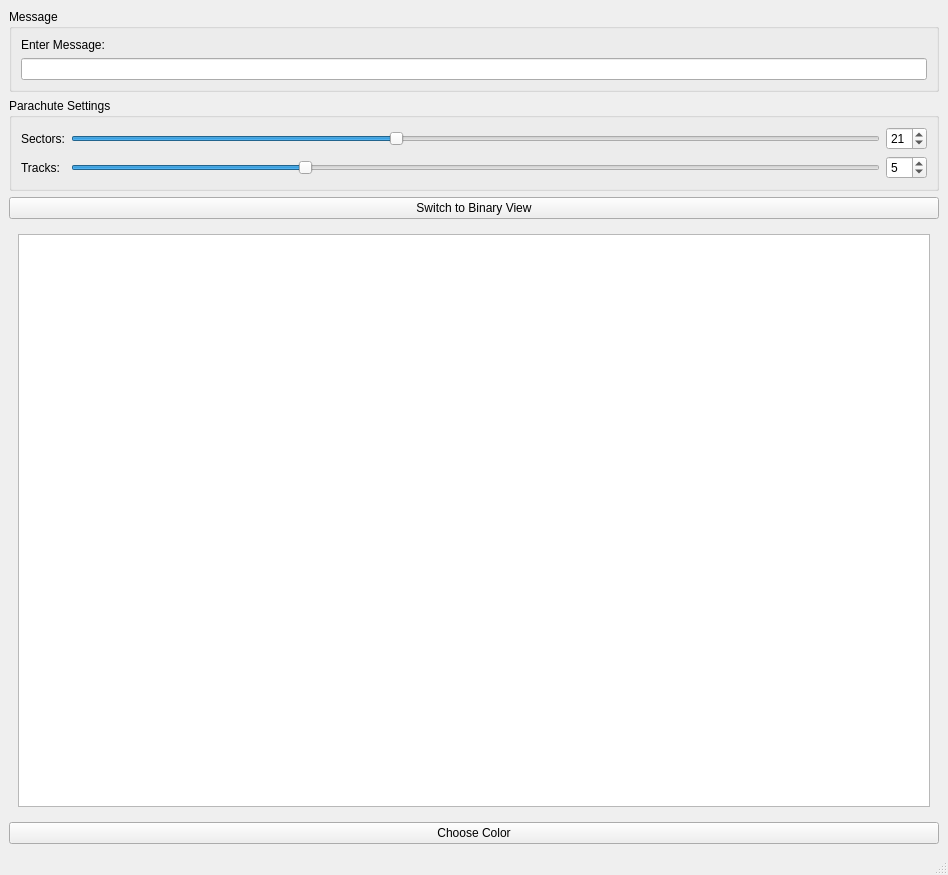
<?xml version="1.0" encoding="UTF-8"?>
<ui version="4.0">
 <class>MainWindow</class>
 <widget class="QMainWindow" name="MainWindow">
  <property name="geometry">
   <rect>
    <x>0</x>
    <y>0</y>
    <width>948</width>
    <height>875</height>
   </rect>
  </property>
  <property name="windowTitle">
   <string>Parachute Encoder</string>
  </property>
  <widget class="QWidget" name="centralwidget">
   <layout class="QVBoxLayout" name="verticalLayout">
    <item>
     <widget class="QGroupBox" name="messageBox">
      <property name="title">
       <string>Message</string>
      </property>
      <layout class="QVBoxLayout" name="messageLayout">
       <item>
        <widget class="QLabel" name="labelMessage">
         <property name="text">
          <string>Enter Message:</string>
         </property>
        </widget>
       </item>
       <item>
        <widget class="QLineEdit" name="messageInput"/>
       </item>
      </layout>
     </widget>
    </item>
    <item>
     <widget class="QGroupBox" name="settingsBox">
      <property name="title">
       <string>Parachute Settings</string>
      </property>
      <layout class="QGridLayout" name="settingsLayout">
       <item row="0" column="0">
        <widget class="QLabel" name="labelSectors">
         <property name="text">
          <string>Sectors:</string>
         </property>
        </widget>
       </item>
       <item row="0" column="1">
        <widget class="QSlider" name="sliderSectors">
         <property name="minimum">
          <number>7</number>
         </property>
         <property name="maximum">
          <number>42</number>
         </property>
         <property name="value">
          <number>21</number>
         </property>
         <property name="orientation">
          <enum>Qt::Horizontal</enum>
         </property>
        </widget>
       </item>
       <item row="0" column="2">
        <widget class="QSpinBox" name="spinSectors">
         <property name="minimum">
          <number>7</number>
         </property>
         <property name="maximum">
          <number>42</number>
         </property>
         <property name="value">
          <number>21</number>
         </property>
        </widget>
       </item>
       <item row="1" column="0">
        <widget class="QLabel" name="labelTracks">
         <property name="text">
          <string>Tracks:</string>
         </property>
        </widget>
       </item>
       <item row="1" column="1">
        <widget class="QSlider" name="sliderTracks">
         <property name="minimum">
          <number>3</number>
         </property>
         <property name="maximum">
          <number>10</number>
         </property>
         <property name="value">
          <number>5</number>
         </property>
         <property name="orientation">
          <enum>Qt::Horizontal</enum>
         </property>
        </widget>
       </item>
       <item row="1" column="2">
        <widget class="QSpinBox" name="spinTracks">
         <property name="minimum">
          <number>3</number>
         </property>
         <property name="maximum">
          <number>10</number>
         </property>
         <property name="value">
          <number>5</number>
         </property>
        </widget>
       </item>
      </layout>
     </widget>
    </item>
    <item>
     <widget class="QPushButton" name="toggleViewButton">
      <property name="text">
       <string>Switch to Binary View</string>
      </property>
     </widget>
    </item>
    <item>
     <widget class="QStackedWidget" name="viewStack">
      <property name="currentIndex">
       <number>0</number>
      </property>
      <widget class="QWidget" name="parachutePage">
       <layout class="QVBoxLayout" name="verticalLayout_parachute">
        <item>
         <widget class="QGraphicsView" name="parachuteView">
          <property name="minimumSize">
           <size>
            <width>600</width>
            <height>400</height>
           </size>
          </property>
         </widget>
        </item>
       </layout>
      </widget>
      <widget class="QWidget" name="binaryPage">
       <layout class="QVBoxLayout" name="verticalLayout_binary">
        <item>
         <widget class="QGraphicsView" name="binaryGraphicsView">
          <!-- <property name="readOnly">
           <bool>true</bool>
          </property>
          <property name="styleSheet">
           <string>
            <![CDATA[
            QTextEdit {
              font-size: 14px;
              color: white;
              background-color: #333;
              border-radius: 5px;
            }
            ]]>
           </string>
          </property> -->
         </widget>
        </item>
       </layout>
      </widget>
     </widget>
    </item>
    <item>
     <widget class="QPushButton" name="colorButton">
      <property name="text">
       <string>Choose Color</string>
      </property>
     </widget>
    </item>
   </layout>
  </widget>
  <widget class="QMenuBar" name="menubar"/>
  <widget class="QStatusBar" name="statusbar"/>
 </widget>
 <resources/>
 <connections/>
</ui>
